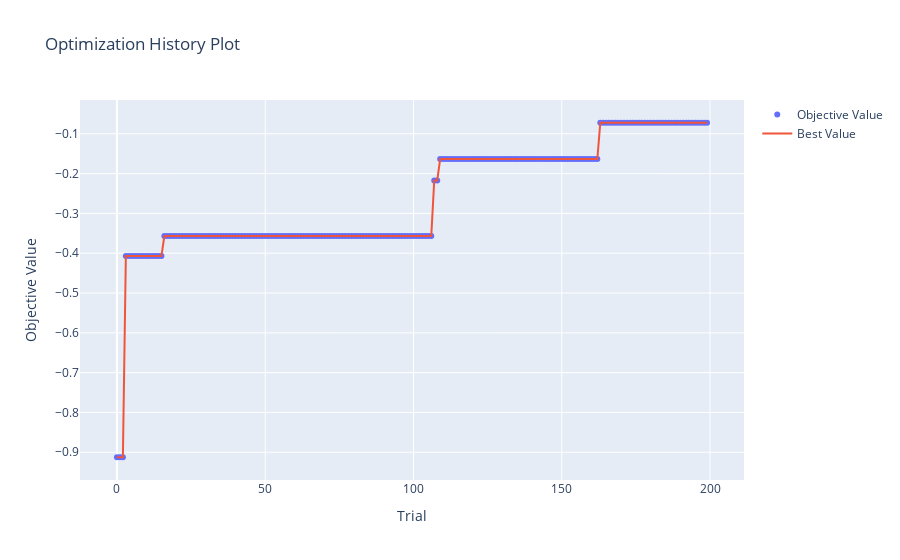

The code cell stored with this chart in its notebook:
### Code cell
file_path = os.path.join(EXPT_RESULT_DIR, '2024-08-11/botorch/griewank_3d/constrained2', 'experiment_results_2024-08-11_20-57-37.csv')
plot_history_from_file(file_path)

### Figure 1 — Plotly figure (JSON) as saved in the notebook; plotly's stock layout.template omitted (floating-point values rounded to 4 significant figures; data arrays with more than 128 entries replaced by an {"elided": "..."} marker saying what was removed)
{"data": [{"mode": "markers", "name": "Objective Value", "type": "scatter", "x": {"elided": "200 int values"}, "y": {"elided": "200 float values"}}, {"mode": "lines", "name": "Best Value", "type": "scatter", "x": {"elided": "200 int values"}, "y": {"elided": "200 float values"}}, {"marker": {"color": "#cccccc"}, "mode": "markers", "name": "Infeasible Trial", "showlegend": false, "type": "scatter", "x": [], "y": []}], "layout": {"title": {"text": "Optimization History Plot"}, "xaxis": {"title": {"text": "Trial"}}, "yaxis": {"title": {"text": "Objective Value"}}}}
